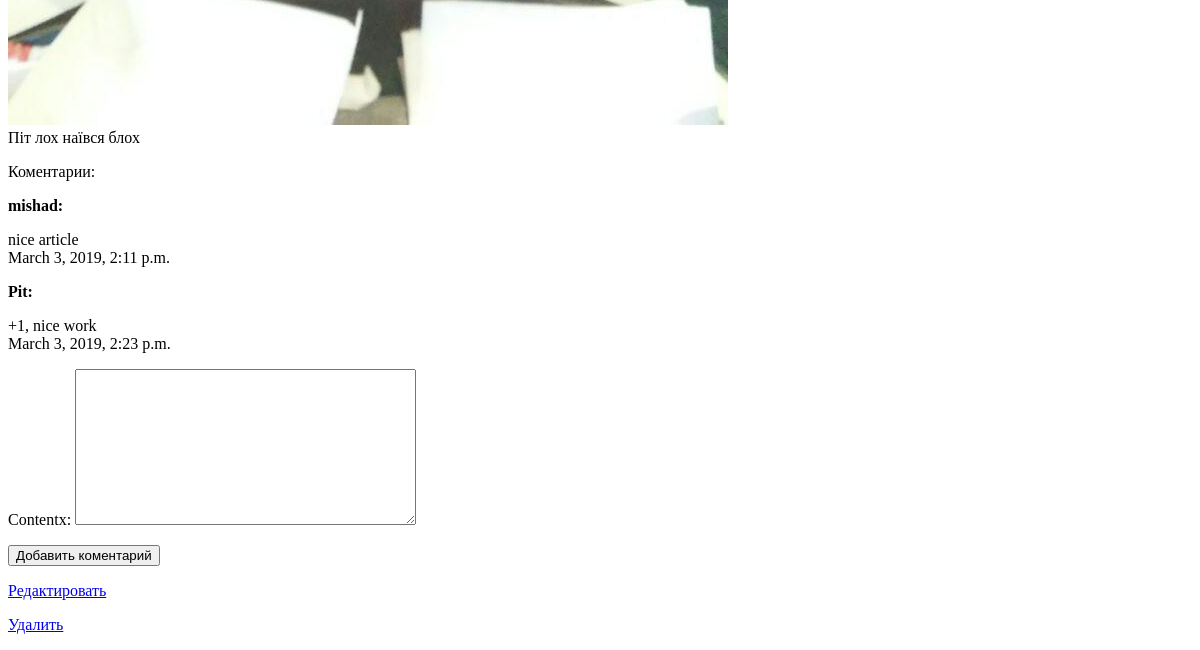
The page /blog/view/1 (signed in, lower part) on the database as committed earlier.
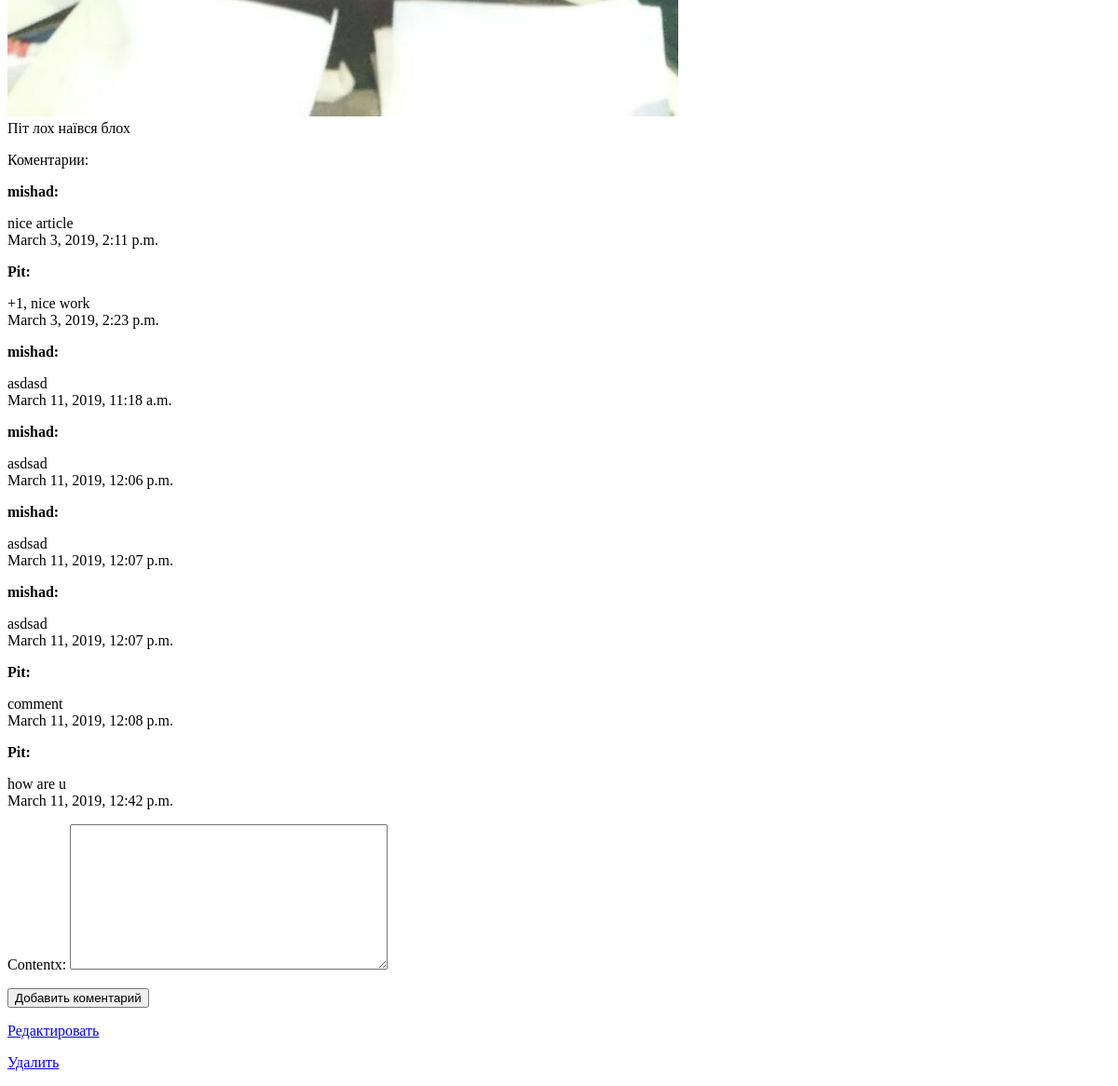
The same page on the database as committed later.
### blog/models.py (models this page shows, shortened)
class Comment(models.Model):
    user = models.ForeignKey(User, on_delete=models.CASCADE) # Багато коментарів може написати юзер
    article_id = models.ForeignKey(Article, on_delete=models.CASCADE) # Багато коментарів може мати статья
    contentx = models.TextField()
    date = models.DateTimeField(auto_now_add=True, verbose_name = 'Дата')

### blog/views.py (the view)
# urls.py: path('view/<int:pk>', ArticleDetail.as_view(), name='article_detail'),
class ArticleDetail(DetailView):
    model = Article
    def get_context_data(self, **kwargs):
        context = super(ArticleDetail, self).get_context_data(**kwargs)
        context['comment'] = Comment.objects.filter(article_id = self.kwargs['pk'])
        context['comment_add'] = CommentForm(initial={'article_id': self.kwargs['pk'], 'user': self.request.user})
        return context

### blog/forms.py
class CommentForm(forms.ModelForm):
    class Meta:
        model = Comment
        fields = ('article_id','user', 'contentx')
        widgets = {'article_id': forms.HiddenInput(), 'user': forms.HiddenInput()}

### blog/templates/blog/article_detail.html (shortened to what this page needs)
{% extends 'index.html' %}
{% block page %}
  {% load thumbnail %}
    <div>
        {% if object.img %}
          {% thumbnail object.img "100x200" crop="center" as im %}
            <img src="{{ im.url }}" width="{{ im.width }}" height="{{ im.height }}">
          {% endthumbnail %}
        {% endif %}
      <div>{{ object.body }}</div>
      {% if request.user.is_authenticated and request.user.is_staff %}
        {% if comment %}
            <div>
            <p>Коментарии:</p>
            {% for i in comment %}
              <div>
                <p><b>{{i.user}}: </b></p>
                {{ i.contentx}}<br />
                {{i.date}}<br />
              </div>
            {% endfor %}
          </div>
          {% else %}
            <div>
              <p>Нет коментариев</p>
            </div>
          {% endif%}
        {% include 'blog/comment_form.html' with form=comment_add %}
        {% if object.user_id == request.user %}
          <div>
            <p><a href="{% url 'article_edit' object.id %}">Редактировать</a></p>
            <p><a href="{% url 'article_delete' object.id%}">Удалить</a></p>
          </div>
        {% endif %}
      {% endif %}
    </div>
{% endblock %}

Rows that differ between the two databases and show on the page:
added Comment: user "mishad", contentx "asdasd", date "March 11, 2019, 11:18 a.m."
added Comment: user "mishad", contentx "asdsad", date "March 11, 2019, 12:06 p.m."
added Comment: user "mishad", contentx "asdsad", date "March 11, 2019, 12:07 p.m."
added Comment: user "mishad", contentx "asdsad", date "March 11, 2019, 12:07 p.m."
added Comment: user "Pit", contentx "comment", date "March 11, 2019, 12:08 p.m."
added Comment: user "Pit", contentx "how are u", date "March 11, 2019, 12:42 p.m."
